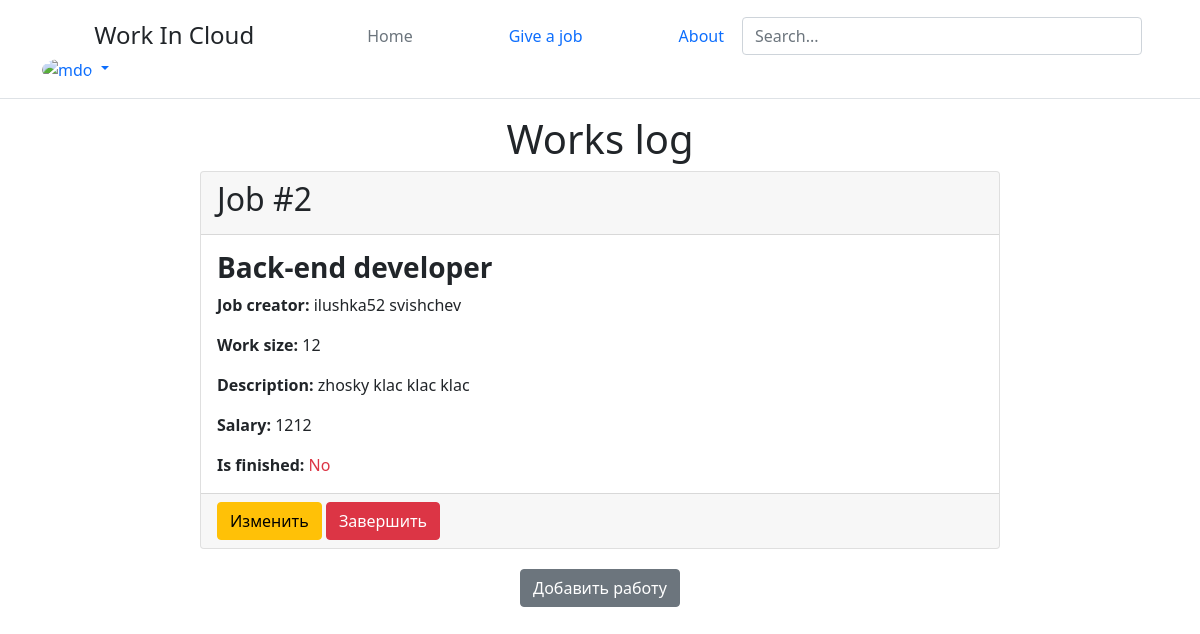
Page /give_a_job (signed in) on the earlier database version.
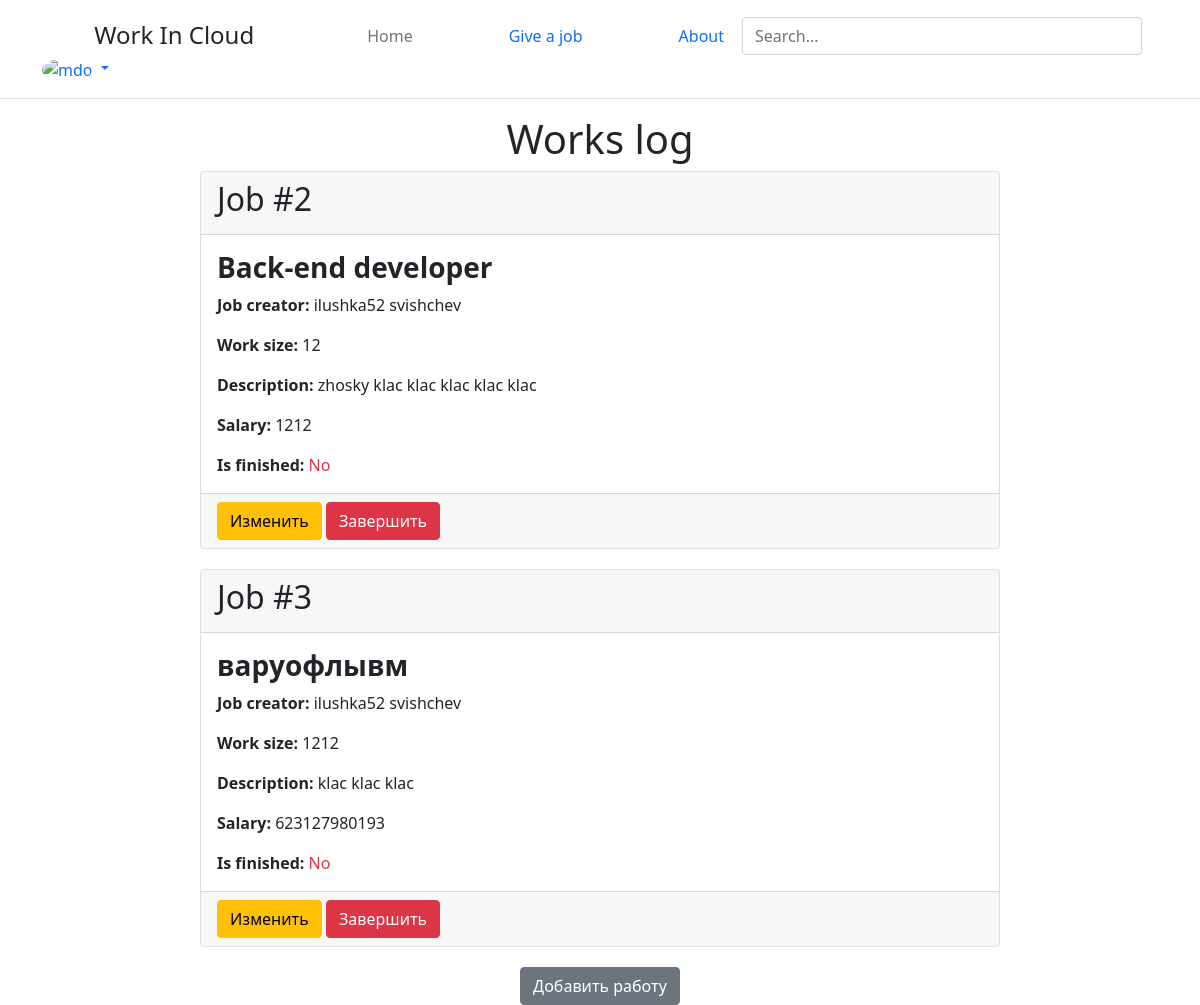
Same page on the later database version.
### data/vacancy.py (models this page shows)
class Vacancy(SqlAlchemyBase):
    __tablename__ = 'vacancy'
    id = sqlalchemy.Column(sqlalchemy.Integer,
                           primary_key=True, autoincrement=True)
    creator_id = sqlalchemy.Column(sqlalchemy.String,
                                    sqlalchemy.ForeignKey("customers.id"))
    customer = orm.relationship('Customer')
    job_name = sqlalchemy.Column(sqlalchemy.String, nullable=True)
    work_size = sqlalchemy.Column(sqlalchemy.Integer, nullable=True)
    description = sqlalchemy.Column(sqlalchemy.String, nullable=True)
    salary = sqlalchemy.Column(sqlalchemy.Integer, nullable=True)
    is_finished = sqlalchemy.Column(sqlalchemy.Boolean)

### data/customer.py (models this page shows, shortened)
class Customer(SqlAlchemyBase, UserMixin):
    __tablename__ = 'customers'
    id = sqlalchemy.Column(sqlalchemy.Integer,
                           primary_key=True, autoincrement=True)
    name = sqlalchemy.Column(sqlalchemy.String, nullable=True)
    surname = sqlalchemy.Column(sqlalchemy.String, nullable=True)
    about = sqlalchemy.Column(sqlalchemy.String, nullable=True)
    email = sqlalchemy.Column(sqlalchemy.String,
                              index=True, unique=True, nullable=True)
    hashed_password = sqlalchemy.Column(sqlalchemy.String, nullable=True)
    created_date = sqlalchemy.Column(sqlalchemy.DateTime,
                                     default=datetime.datetime.now)
    role = sqlalchemy.Column(sqlalchemy.String, nullable=True, default='customer')

### main.py (the view)
@app.route('/give_a_job')
@login_required
def give_a_job():
    db_sess = db_session.create_session()
    for job in db_sess.query(Vacancy).join(Customer).all():
        print(job.id)
    return render_template('give_a_job.html', arr=db_sess.query(Vacancy).join(Customer).all())

### data/db_session.py (called while the page is built)
def create_session() -> Session:
    global __factory
    return __factory()

### main.py (called while the page is built)
@login_manager.user_loader
def load_user(user_id):
    db_sess = db_session.create_session()
    return db_sess.query(User).get(user_id)

### templates/give_a_job.html
{% extends "base.html" %}
{% block content %}
{% if current_user.is_authenticated %}
<div class="container">
    <h1 class="text-center">Works log</h1>
    <div class="d-flex flex-column align-items-center">
        {% for job in arr %}
        {% if not job.is_finished %}
        <div style="width: 800px; margin-bottom: 20px;" class="card">
            <div class="card-header">
                <h2>Job #{{ loop.index }}</h2>
            </div>
            <div class="card-body">
                <h3 class="card-title"><strong>{{ job.job_name }}</strong></h3>
                <p class="card-text"><strong>Job creator:</strong> {{ job.customer.name }} {{ job.customer.surname }}</p>
                <p class="card-text"><strong>Work size:</strong> {{ job.work_size }}</p>
                <p class="card-text"><strong>Description:</strong> {{ job.description }}</p>
                <p class="card-text"><strong>Salary:</strong> {{ job.salary }}</p>
                <p class="card-text"><strong>Is finished:</strong>
                    {% if job.is_finished %}
                        <span class="text-success">Yes</span>
                    {% else %}
                        <span class="text-danger">No</span>
                    {% endif %}
                </p>
            </div>
            <div class="card-footer">
                {% if current_user.is_authenticated and current_user.id == job.customer.id %}
                    <a href="/jobs_edit/{{ job.id }}" class="btn btn-warning">Изменить</a>
                    <a href="/jobs_delete/{{ job.id }}" class="btn btn-danger">Завершить</a>
                {% endif %}
            </div>
        </div>
        {% endif %}
        {% endfor %}
    </div>
</div>
<div class="text-center">
    {% if current_user.is_authenticated and current_user.role == 'customer' %}
        <a href="/add_job" class="btn btn-secondary">Добавить работу</a>
    {% endif %}
</div>
{% endif %}
{% endblock %}

### templates/base.html (shortened to what this page needs)
<!DOCTYPE html>
<html lang="ru">
<head>
    <link rel="stylesheet" href="{{ url_for('static', filename='css/style.css') }}">
    <link href="https://cdn.jsdelivr.net/npm/bootstrap@5.0.2/dist/css/bootstrap.min.css" rel="stylesheet">
</head>
<body>
<header class="p-3 mb-3 border-bottom">
    <div class="container">
        <div class="d-flex flex-wrap align-items-center justify-content-between">
            <a style="margin-right: 65px">
                <svg class="bi me-2" width="40" height="32" role="img" aria-label="Bootstrap"><use xlink:href="#bootstrap"></use></svg>
                <span class="fs-4">Work In Cloud</span>
            </a>
            <ul class="nav col-12 col-lg-auto me-lg-auto mb-2 justify-content-center mb-md-0">
                <li><a href="/main" class="nav-link px-5 link-secondary">Home</a></li>
                {% if current_user.role == "customer" %}
                    <li><a href="/give_a_job" class="nav-link px-5 link-body-emphasis">Give a job</a></li>
                {% else %}
                    <li><a href="/get_a_job" class="nav-link px-5 link-body-emphasis">Get a job</a></li>
                {% endif %}
                <li><a href="/about" class="nav-link px-5 link-body-emphasis">About</a></li>
            </ul>
            <form style="width: 400px; margin-left: -50px;" class="col-12 col-lg-auto mb-3 mb-lg-0 me-lg-3" role="search">
                <input type="search" class="form-control" placeholder="Search..." aria-label="Search">
            </form>
            {% if current_user.is_authenticated %}
                <div class="dropdown text-end">
                    <a href="#" class="d-block link-body-emphasis text-decoration-none dropdown-toggle" data-bs-toggle="dropdown" aria-expanded="false">
                        <img src="https://github.com/mdo.png" alt="mdo" width="32" height="32" class="rounded-circle">
                    </a>
                </div>
            {% else %}
                <div class="text-end">
                    <a href="/select_role" class="btn btn-outline-primary me-2">Зарегистрироваться</a>
                    <a href="/login" class="btn btn-primary">Войти</a>
                </div>
            {% endif %}
        </div>
    </div>
</header>
    {% block content %}
    {% endblock %}
</body>
</html>

### static/css/style.css (style rules this page uses)
body { background-color: #f4f4f4; color: #333; font-family: Arial, sans-serif; }

Differences in the rows shown:
changed Vacancy "Back-end developer": description "zhosky klac klac klac" → "zhosky klac klac klac klac klac"
added Vacancy: job_name "варуофлывм", customer.name "ilushka52", customer.surname "svishchev", work_size "1212", description "klac klac klac", salary "623127980193", shows "No"
